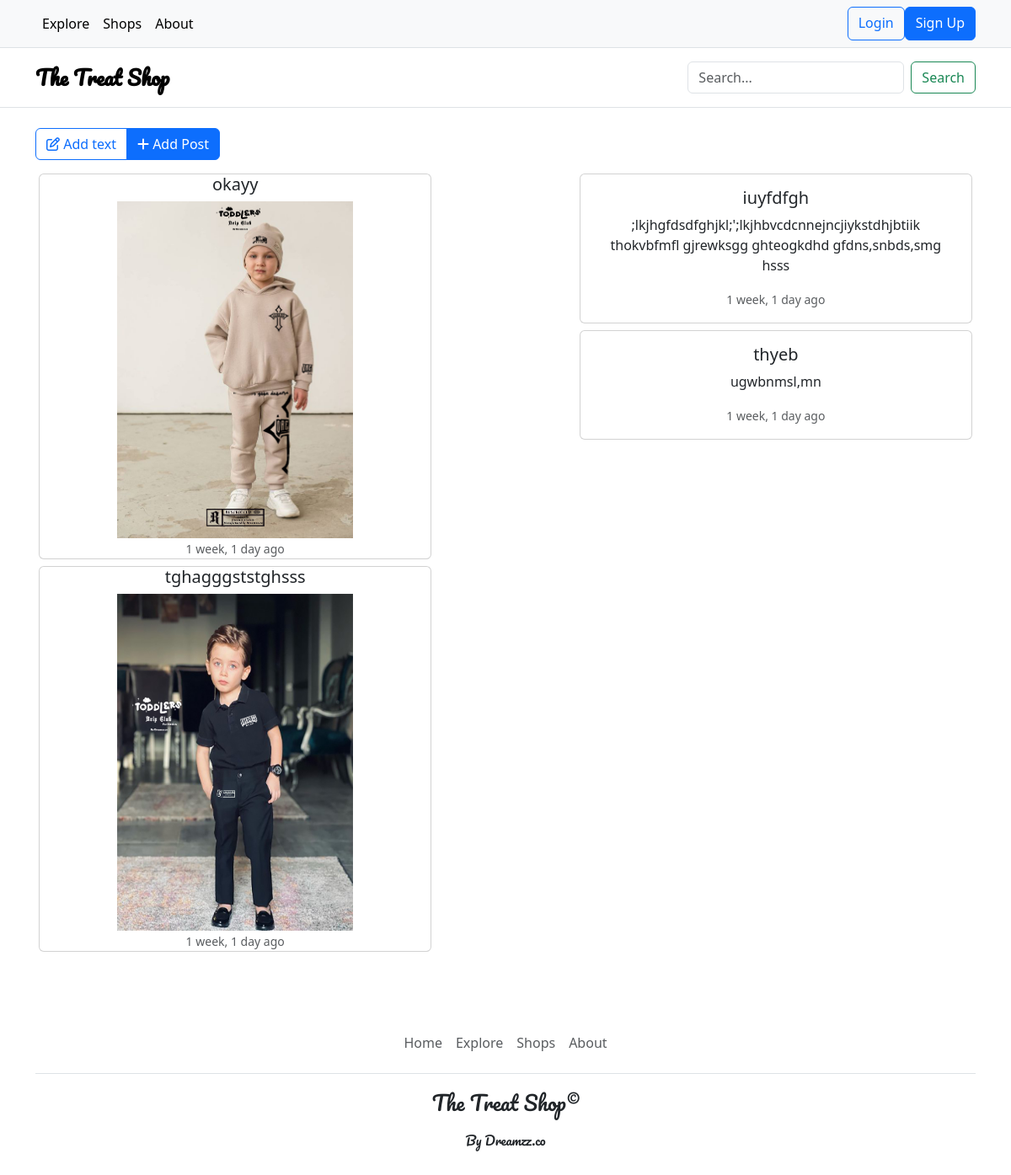
/feed/, run on the app's committed database.
### products/models.py (models this page shows, shortened)
class PhotoFeed(models.Model):
    title = models.CharField(max_length=100)
    image = models.ImageField(upload_to="feed_photos")
    author = models.ForeignKey(User, related_name="photo_feed", on_delete=models.CASCADE)
    created_at = models.DateTimeField(auto_now_add=True)
    class Meta:
        ordering = ["-created_at"]

class TextFeed(models.Model):
    title = models.CharField(max_length=100)
    text = models.TextField()
    author = models.ForeignKey(User, related_name="texts", on_delete=models.CASCADE)
    created_at = models.DateTimeField(auto_now_add=True)
    class Meta:
        ordering = ["-created_at"]

### products/views.py (the view)
# urls.py: path("feed/", views.feed, name="feed"),
def feed(request):
    text_feed = TextFeed.objects.all()
    photo_feed = PhotoFeed.objects.all()
    return render(request, "products/mans_grid.html", {
        "text_feed": text_feed,
        "photo_feed": photo_feed,
    })

### templates/products/mans_grid.html (shortened to what this page needs)
{% extends "partials/base.html" %}
{% block content %}
<div class="btn-group">
    <a href="" class="btn btn-outline-primary"><i class="fa-regular fa-pen-to-square"></i> Add text</a>
    <a href="" class="btn btn-primary"><i class="fa-solid fa-plus"></i> Add Post</a>
</div>
<div class="container text-center">
    <div class="row p-2 d-flex" style="justify-content: space-between">
        <div class="col-sm-5 p-2 col-lg-5 mb-4">
            {% for feed in photo_feed %}
            <div class="row">
                <div class="card mb-2">
                    <h5>{{ feed.title }}</h5>
                    <div class="div">
                        <img style="width: 280px; height: 400px" src="{{ feed.image.url }}" alt="">
                    </div>
                    <p class="card-text"><small class="text-body-secondary">{{ feed.created_at|timesince }} ago</small>
                    </p>
                </div>
            </div>
            {% endfor %}
        </div>
        <div class="col-sm-5 p-2 col-lg-5 mb-4">
            {% for feed in text_feed %}
            <div class="row">
                <div class="card mb-2">
                    <div class="card-body">
                        <h5 class="card-title">{{ feed.title }}</h5>
                        <p class="card-text">{{ feed.text }}</p>
                        <p class="card-text"><small class="text-body-secondary">{{ feed.created_at|timesince }}
                            ago</small></p>
                    </div>
                </div>
            </div>
            {% endfor %}
        </div>
    </div>
</div>
{% endblock content %}

### templates/partials/base.html (style rules this page uses)
body {  background-color: #B47B84; }

### data on the page
PhotoFeed: title "okayy", image (picture), created_at "1 week, 1 day"
PhotoFeed: title "tghagggststghsss", image (picture), created_at "1 week, 1 day"
TextFeed: title "iuyfdfgh", text ";lkjhgfdsdfghjkl;';lkjhbvcdcnnejncjiykstdhjbtiik thokvbfmfl gjrewksgg ghteogkdhd gfdns,snbds,smg hsss", created_at "1 week, 1 day"
TextFeed: title "thyeb", text "ugwbnmsl,mn", created_at "1 week, 1 day"
